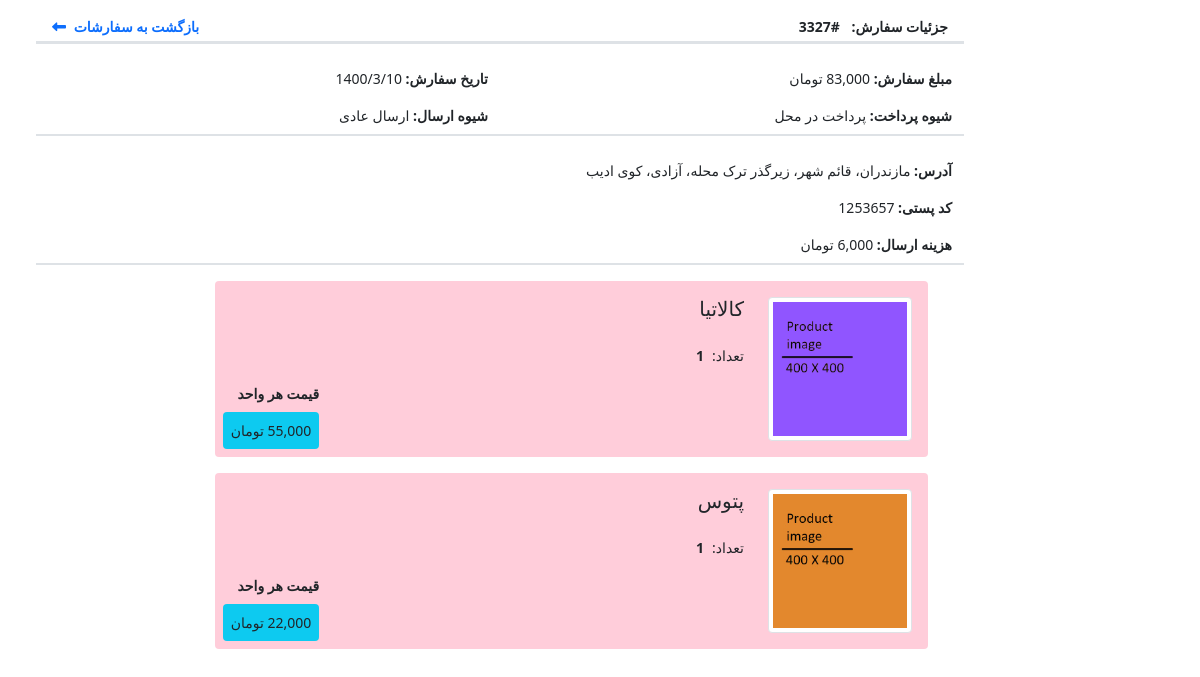
The app's page /userorderdetails.php?id=32 (signed in) with its own data.
### tables this page shows
CREATE TABLE `orders` (
  `id` int NOT NULL,
  `code` int NOT NULL,
  `customer_id` int NOT NULL,
  `customer_role` enum('admin','user') NOT NULL DEFAULT 'user',
  `payment_method_id` int NOT NULL,
  `shipping_id` int NOT NULL,
  `sum_price` double NOT NULL,
  `postal_price` double NOT NULL,
  `status` enum('doing','done','canceled') NOT NULL,
  `address_id` int NOT NULL,
  `created_at` timestamp NOT NULL DEFAULT CURRENT_TIMESTAMP,
  `updated_at` timestamp NOT NULL DEFAULT CURRENT_TIMESTAMP
);

CREATE TABLE `shippings` (
  `id` int NOT NULL,
  `shipping_type` varchar(250) NOT NULL DEFAULT '',
  `description` varchar(400) DEFAULT NULL,
  `status` enum('disable','active') NOT NULL DEFAULT 'active',
  `price` double NOT NULL
);

CREATE TABLE `users_address` (
  `id` int NOT NULL,
  `user_phone` varchar(20) NOT NULL,
  `address` text NOT NULL,
  `unit` int NOT NULL,
  `floor` int NOT NULL,
  `postal_code` varchar(100) NOT NULL,
  `title` varchar(250) NOT NULL,
  `address_explain` text,
  `created_at` timestamp NOT NULL DEFAULT CURRENT_TIMESTAMP,
  `updated_at` timestamp NOT NULL DEFAULT CURRENT_TIMESTAMP
);

CREATE TABLE `order_detail` (
  `id` int NOT NULL,
  `order_id` int NOT NULL,
  `product_id` int NOT NULL,
  `ordered_price` double NOT NULL,
  `quantity` int NOT NULL,
  `sum_price` double NOT NULL
);

CREATE TABLE `products` (
  `id` int NOT NULL,
  `title` varchar(300) NOT NULL,
  `image` varchar(300) NOT NULL,
  `image_alt` varchar(120) DEFAULT NULL,
  `price` double NOT NULL,
  `sales` int NOT NULL DEFAULT '0',
  `description` text NOT NULL,
  `visibility` enum('hide','visible') NOT NULL DEFAULT 'visible',
  `instock` int NOT NULL,
  `creator_id` int NOT NULL,
  `created_at` timestamp NOT NULL DEFAULT CURRENT_TIMESTAMP,
  `updated_at` timestamp NOT NULL DEFAULT CURRENT_TIMESTAMP
);

### userorderdetails.php (the view, shortened to what the rows shown need)
<?php
include_once 'config.php';
?>
<!doctype html>
<html dir="rtl">
  <head>
    <link rel="stylesheet" href="https://cdn.jsdelivr.net/npm/bootstrap@5.0.0-beta3/dist/css/bootstrap.rtl.min.css">
    <link rel="stylesheet" href="assets/css/admin.css">
  </head>
  <body>
    <div class="container-fluid">
    <div class="row">
      <main class="col-md-9 ms-sm-auto col-lg-10 px-md-4">
        <div class="container">
          <div class="row">
            <div class="col-12 p-3 pb-1 border-bottom border-3 d-flex flex-row align-items-center">
              <div>
                <strong class="me-2">جزئیات سفارش: </strong>
                <strong>#<?php echo $order->getCode(); ?></strong>
              </div>
            </div>
          </div>
          <div class="row my-3 border-bottom border-2">
            <div class="col-6 my-2">
              <strong>مبلغ سفارش:</strong>
              <span><?php echo number_format($order->getSumPrice()); ?> تومان</span>
            </div>
            <div class="col-6 my-2">
              <strong>تاریخ سفارش:</strong>
              <span>
                  <?php
                      $timestampDate=convertTimeStamp($order->getCreatedAt())['date'];
                      echo timestampToJalaliDate($timestampDate);
                  ?>
              </span>
            </div>
            <div class="col-6 my-2">
              <strong>شیوه ارسال:</strong>
              <span><?php echo $shipping->getType(); ?></span>
            </div>
          </div>
          <div class="row my-3 border-bottom border-2">
            <div class="col-12 my-2">
              <strong>آدرس:</strong>
              <span><?php echo $address->getAddress(); ?></span>
            </div>
            <div class="col-6 my-2">
              <strong>کد پستی:</strong>
              <span><?php echo $address->getPostalCode(); ?></span>
            </div>
            <div class="col-12 my-2">
              <strong>هزینه ارسال:</strong>
              <span><?php if($order->getPostalPrice()>0){ echo number_format($order->getPostalPrice()).' تومان'; }else{ echo 'رایگان'; } ?></span>
            </div>
          </div>
          <div class="container">
          <?php if($ordersDetail): ?>
              <?php foreach($ordersDetail as $orderDetail):
                $orderDetailObj=new OrderDetail($orderDetail['id']);
                $product=new Product($orderDetail['product_id']);
              ?>
                  <div id="delcart_13" class="col-12 col-md-10 p-2 my-3 rounded" style="background-color:#ffcdda;">
                    <div class="d-flex flex-row align-items-center flex-start">
                      <div class="p-2 me-3">
                        <a href="product.php?pid=<?php echo $product->getId(); ?>&slug=<?php echo $product->getTitle(); ?>"><img src="<?php echo $product->getImage(); ?>" style="height: 9rem;" alt="" class="img-thumbnail"></a>
                      </div>
                      <div class="d-flex flex-column mt-2 align-self-start justify-content-start" style="height: 9rem">
                        <a href="product.php?pid=<?php echo $product->getId(); ?>&slug=<?php echo $product->getTitle(); ?>" class="text-decoration-none" style="color: currentColor;"><p class="h5 mb-4"><?php echo $product->getTitle(); ?></p></a>
                        <div class="d-flex flex-row align-items-center">
                          <p class="m-0 me-2">تعداد:</p>
                          <strong><?php echo $orderDetailObj->getQuantity(); ?></strong>
                        </div>
                      </div>
                      <div class="ms-auto align-self-end">
                        <strong>قیمت هر واحد</strong>
                        <div class=" rounded bg-info p-2 text-nowrap mt-2">
                          <p id="13_sumprice" class="m-0"><?php echo number_format($orderDetailObj->getOrderedPrice()); ?> تومان</p>
                        </div>
                      </div>
                    </div>
                  </div>
              <?php endforeach;?>
          <?php else: ?>
          <p>محصولی یافت نشد</p>
          <?php endif; ?>
        </div>
        </div>
      </main>
    </div>
  </div>
    </body>
  </html>

### records on screen
orders: code "3327", sum_price "83,000", created_at "1400/3/10", postal_price "6,000"
shippings: shipping_type "ارسال عادی"
users_address: address "مازندران، قائم شهر، زیرگذر ترک محله، آزادی، کوی ادیب", postal_code "1253657"
order_detail: product.image (picture), product.title "کالاتیا", quantity "1", ordered_price "55,000"
order_detail: product.image (picture), product.title "پتوس", quantity "1", ordered_price "22,000"
